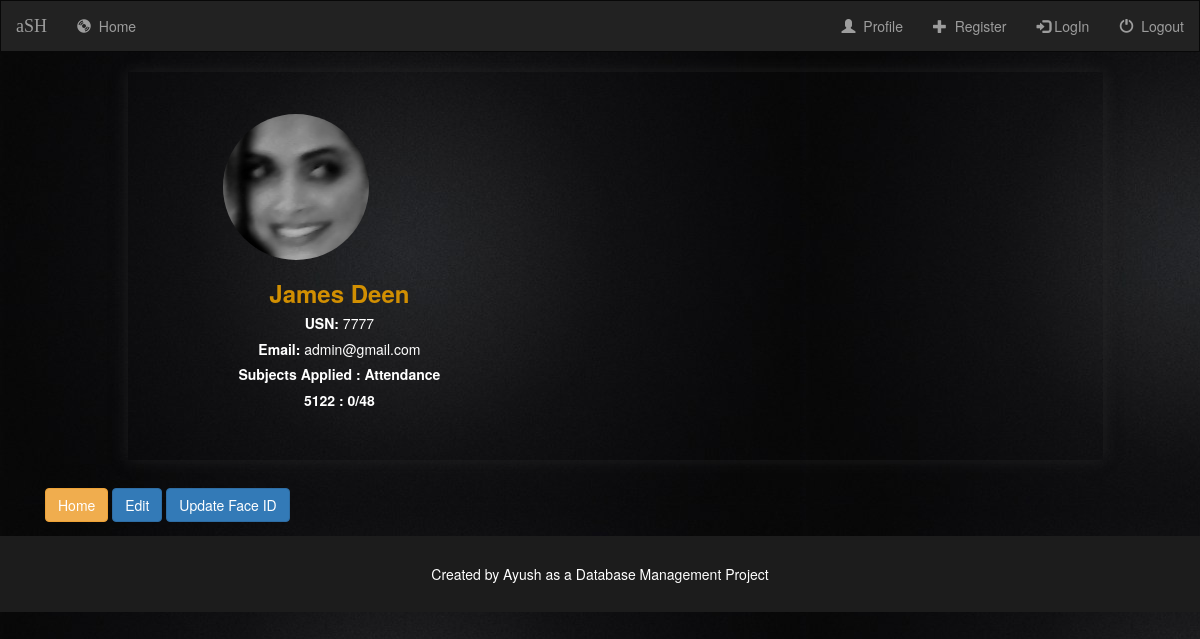
The app's page /records/studentdetails/7777/, older data.
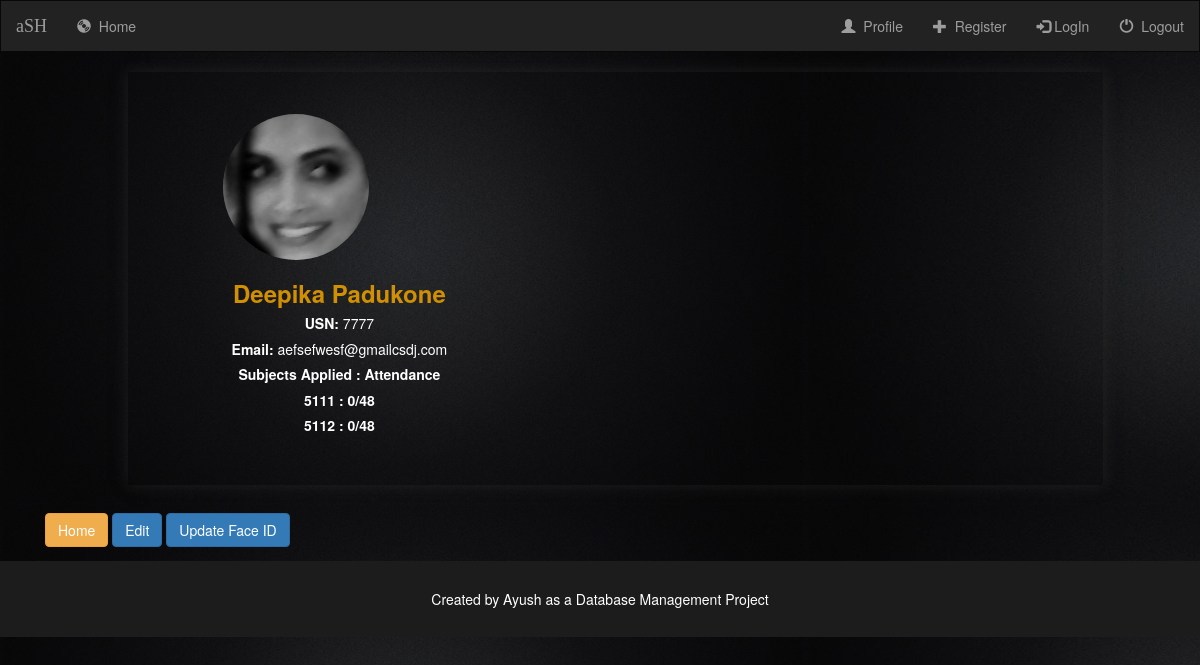
The same page, newer data.
### records/models.py (models this page shows, shortened)
class student(models.Model):
    usn = models.CharField(max_length=12,primary_key=True)
    first_name = models.CharField(max_length=50)
    email=models.EmailField(max_length=75,null=True)
    last_name = models.CharField(max_length=50, null=True)

class attendances(models.Model):
    subcode =models.ForeignKey(subjects,on_delete=models.CASCADE,null=True)
    attendance= models.IntegerField(default=0)
    usn =models.ForeignKey(student,on_delete=models.CASCADE,null=True)

class subjects(models.Model):
    subcode =models.CharField(max_length=12,primary_key=True)
    usn=models.ManyToManyField(student,null=True)
    pid=models.ForeignKey(teacher,on_delete=models.CASCADE,null=True)
    def __str__(self):
        return self.subcode

### records/views.py (the view)
# urls.py: url(r'studentdetails/(?P<id>[0-9]+)/$',views.StudentDetails,name='student-details'),
def StudentDetails(request,id):
    student1 = get_object_or_404(student ,usn= id)
    attenda=attendances.objects.filter(usn=id)
    context={
        'student':student1,
        'attenda':attenda,
        'differ':dayst
    }
    return render(request,'detailstudent.html',context)

### templates/detailstudent.html (shortened to what this page needs)
{% extends 'layout.html' %}
{%load static%}
{% block content %}
<div class="container">
  <div class="container">
    <div class="row">
      <div class="col-md-10 col-md-offset-1" style="padding-top:3em;padding-bottom:3em;-webkit-box-shadow: 0px 0px 14px 0px rgba(50, 50, 50, 0.5);
-moz-box-shadow:    0px 0px 14px 0px rgba(50, 50, 50, 0.5);
box-shadow:         0px 0px 14px 0px rgba(50, 50, 50, 0.5);">
        <div class="col-md-5">
          <div class="row">
            <div class="col-md-8 col-md-offset-2">
              <img src="/static/ml/dataset/user.{{student.usn}}.7.jpg " class="img-responsive" style="border-radius:50%"/>
            </div>
            <div class="col-md-12" style="text-align:center">
              <h3 style="color:#d18f02"><b>{{student.first_name}} {{student.last_name}}</b></h3>
              <h5><b>USN: </b> {{student.usn}} </h5>
              <h5><b>Email: </b> {{student.email}} </h5>
              <h5><b>Subjects Applied :  Attendance </b> {% for i in attenda %}
              <h5><b>{{i.subcode}} : {{i.attendance}}/{{differ}}</b> </h5>
                  {% endfor%}
              </div>
            </div>
          </div>
        </div>
        <div class="col-md-12" style="margin-top:2em">
          <a href="/" class="btn btn-warning"> Home</a>
          <a href="{% url 'test:student-update' student.usn %}" class="btn btn-primary"> Edit</a>
          <a href="{% url 'test:create_dataset' student.usn %}" class="btn btn-primary"> Update Face ID</a>
        </div>
      </div>
    </div>
  </div>
{% endblock %}

### templates/layout.html (shortened to what this page needs)
<!DOCTYPE html>
<html lang="en">
  <head>
    {% load staticfiles %}
    <link href="{% static 'bootstrap/bootstrap.min.css' %}" rel="stylesheet">
    <link rel="stylesheet" type="text/css" href="{% static 'style.css' %}" />
  </head>
  <body>
      <nav class="navbar navbar-inverse">
          <div class="container-field">
              <div class="navbar-header">
                  <a class="navbar-brand" href='/'>aSH</a>
              </div>
              <div class="collapse navbar-collapse" id="topNavBar">
                  <ul class="nav navbar-nav">
                      <li class="">
                          <a href="/">
                              <span class="glyphicon glyphicon-cd" aria-hidden="true"></span>&nbsp; Home
                          </a>
                      </li>
                  </ul>
                  <ul class="nav navbar-nav navbar-right">
                      <li class="">
                          <a href="{% url 'test:check' %} ">
                              <span class="glyphicon glyphicon-user" aria-hidden="true"></span>&nbsp; Profile
                          </a>
                      </li>
                      <li class="">
                        <a href="{% url 'test:register' %} ">
                            <span class="glyphicon glyphicon-plus" aria-hidden="true"></span>&nbsp; Register
                        </a>
                    </li>
                      <li class="">
                          <a href="{% url 'test:login' %}">
                              <span class="glyphicon glyphicon-log-in" aria-hidden="true"></span>&nbsp;LogIn
                          </a>
                      </li>
                  <li class="">
                          <a href="{% url 'test:logout' %}">
                              <span class="glyphicon glyphicon-off" aria-hidden="true"></span>&nbsp; Logout
                          </a>
                      </li>
                  </ul>
              </div>
          </div>
      </nav>
    {% block content %}
    {% endblock %}
    <footer style="background-color: rgb(28, 28, 28);padding:2em 0;margin-top:1em;">
      <p class="text-center" style="margin-bottom:0;color:#fff">Created by Ayush as a Database Management Project</p>
    </footer>
  </body>
</html>

### static/style.css (style rules this page uses)
body { background:white url("images/background.jpg"); color: white }
.navbar { border-radius: 0; }
.navbar-brand { font-family: 'Satisfy',cursive; }

Row changes from the older to the newer data that the page shows:
removed attendances: subcode "5122", attendance "0", differ "48"
changed student id 7777: first_name "James" → "Deepika"; last_name "Deen" → "Padukone"; email "admin@gmail.com" → "aefsefwesf@gmailcsdj.com"
added attendances: subcode "5111", attendance "0", differ "48"
added attendances: subcode "5112", attendance "0", differ "48"
